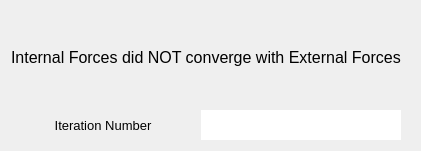
<?xml version="1.0" encoding="UTF-8"?>
<ui version="4.0">
 <class>Dialog</class>
 <widget class="QDialog" name="Dialog">
  <property name="geometry">
   <rect>
    <x>0</x>
    <y>0</y>
    <width>421</width>
    <height>151</height>
   </rect>
  </property>
  <property name="windowTitle">
   <string>No Convergence</string>
  </property>
  <layout class="QVBoxLayout" name="verticalLayout">
   <item>
    <widget class="QLabel" name="label">
     <property name="font">
      <font>
       <pointsize>12</pointsize>
      </font>
     </property>
     <property name="text">
      <string>Internal Forces did NOT converge with External Forces</string>
     </property>
    </widget>
   </item>
   <item>
    <layout class="QHBoxLayout" name="horizontalLayout">
     <item>
      <widget class="QLabel" name="label_2">
       <property name="sizePolicy">
        <sizepolicy hsizetype="Preferred" vsizetype="Preferred">
         <horstretch>1</horstretch>
         <verstretch>0</verstretch>
        </sizepolicy>
       </property>
       <property name="maximumSize">
        <size>
         <width>170</width>
         <height>30</height>
        </size>
       </property>
       <property name="font">
        <font>
         <pointsize>10</pointsize>
        </font>
       </property>
       <property name="text">
        <string>Iteration Number</string>
       </property>
       <property name="alignment">
        <set>Qt::AlignCenter</set>
       </property>
      </widget>
     </item>
     <item>
      <widget class="QLabel" name="iterationLabel">
       <property name="minimumSize">
        <size>
         <width>120</width>
         <height>20</height>
        </size>
       </property>
       <property name="maximumSize">
        <size>
         <width>200</width>
         <height>30</height>
        </size>
       </property>
       <property name="palette">
        <palette>
         <active>
          <colorrole role="WindowText">
           <brush brushstyle="SolidPattern">
            <color alpha="255">
             <red>0</red>
             <green>0</green>
             <blue>0</blue>
            </color>
           </brush>
          </colorrole>
          <colorrole role="Button">
           <brush brushstyle="SolidPattern">
            <color alpha="255">
             <red>255</red>
             <green>255</green>
             <blue>255</blue>
            </color>
           </brush>
          </colorrole>
          <colorrole role="Light">
           <brush brushstyle="SolidPattern">
            <color alpha="255">
             <red>255</red>
             <green>255</green>
             <blue>255</blue>
            </color>
           </brush>
          </colorrole>
          <colorrole role="Midlight">
           <brush brushstyle="SolidPattern">
            <color alpha="255">
             <red>255</red>
             <green>255</green>
             <blue>255</blue>
            </color>
           </brush>
          </colorrole>
          <colorrole role="Dark">
           <brush brushstyle="SolidPattern">
            <color alpha="255">
             <red>127</red>
             <green>127</green>
             <blue>127</blue>
            </color>
           </brush>
          </colorrole>
          <colorrole role="Mid">
           <brush brushstyle="SolidPattern">
            <color alpha="255">
             <red>170</red>
             <green>170</green>
             <blue>170</blue>
            </color>
           </brush>
          </colorrole>
          <colorrole role="Text">
           <brush brushstyle="SolidPattern">
            <color alpha="255">
             <red>0</red>
             <green>0</green>
             <blue>0</blue>
            </color>
           </brush>
          </colorrole>
          <colorrole role="BrightText">
           <brush brushstyle="SolidPattern">
            <color alpha="255">
             <red>255</red>
             <green>255</green>
             <blue>255</blue>
            </color>
           </brush>
          </colorrole>
          <colorrole role="ButtonText">
           <brush brushstyle="SolidPattern">
            <color alpha="255">
             <red>0</red>
             <green>0</green>
             <blue>0</blue>
            </color>
           </brush>
          </colorrole>
          <colorrole role="Base">
           <brush brushstyle="SolidPattern">
            <color alpha="255">
             <red>255</red>
             <green>255</green>
             <blue>255</blue>
            </color>
           </brush>
          </colorrole>
          <colorrole role="Window">
           <brush brushstyle="SolidPattern">
            <color alpha="255">
             <red>255</red>
             <green>255</green>
             <blue>255</blue>
            </color>
           </brush>
          </colorrole>
          <colorrole role="Shadow">
           <brush brushstyle="SolidPattern">
            <color alpha="255">
             <red>0</red>
             <green>0</green>
             <blue>0</blue>
            </color>
           </brush>
          </colorrole>
          <colorrole role="AlternateBase">
           <brush brushstyle="SolidPattern">
            <color alpha="255">
             <red>255</red>
             <green>255</green>
             <blue>255</blue>
            </color>
           </brush>
          </colorrole>
          <colorrole role="ToolTipBase">
           <brush brushstyle="SolidPattern">
            <color alpha="255">
             <red>255</red>
             <green>255</green>
             <blue>220</blue>
            </color>
           </brush>
          </colorrole>
          <colorrole role="ToolTipText">
           <brush brushstyle="SolidPattern">
            <color alpha="255">
             <red>0</red>
             <green>0</green>
             <blue>0</blue>
            </color>
           </brush>
          </colorrole>
          <colorrole role="PlaceholderText">
           <brush brushstyle="SolidPattern">
            <color alpha="128">
             <red>0</red>
             <green>0</green>
             <blue>0</blue>
            </color>
           </brush>
          </colorrole>
         </active>
         <inactive>
          <colorrole role="WindowText">
           <brush brushstyle="SolidPattern">
            <color alpha="255">
             <red>0</red>
             <green>0</green>
             <blue>0</blue>
            </color>
           </brush>
          </colorrole>
          <colorrole role="Button">
           <brush brushstyle="SolidPattern">
            <color alpha="255">
             <red>255</red>
             <green>255</green>
             <blue>255</blue>
            </color>
           </brush>
          </colorrole>
          <colorrole role="Light">
           <brush brushstyle="SolidPattern">
            <color alpha="255">
             <red>255</red>
             <green>255</green>
             <blue>255</blue>
            </color>
           </brush>
          </colorrole>
          <colorrole role="Midlight">
           <brush brushstyle="SolidPattern">
            <color alpha="255">
             <red>255</red>
             <green>255</green>
             <blue>255</blue>
            </color>
           </brush>
          </colorrole>
          <colorrole role="Dark">
           <brush brushstyle="SolidPattern">
            <color alpha="255">
             <red>127</red>
             <green>127</green>
             <blue>127</blue>
            </color>
           </brush>
          </colorrole>
          <colorrole role="Mid">
           <brush brushstyle="SolidPattern">
            <color alpha="255">
             <red>170</red>
             <green>170</green>
             <blue>170</blue>
            </color>
           </brush>
          </colorrole>
          <colorrole role="Text">
           <brush brushstyle="SolidPattern">
            <color alpha="255">
             <red>0</red>
             <green>0</green>
             <blue>0</blue>
            </color>
           </brush>
          </colorrole>
          <colorrole role="BrightText">
           <brush brushstyle="SolidPattern">
            <color alpha="255">
             <red>255</red>
             <green>255</green>
             <blue>255</blue>
            </color>
           </brush>
          </colorrole>
          <colorrole role="ButtonText">
           <brush brushstyle="SolidPattern">
            <color alpha="255">
             <red>0</red>
             <green>0</green>
             <blue>0</blue>
            </color>
           </brush>
          </colorrole>
          <colorrole role="Base">
           <brush brushstyle="SolidPattern">
            <color alpha="255">
             <red>255</red>
             <green>255</green>
             <blue>255</blue>
            </color>
           </brush>
          </colorrole>
          <colorrole role="Window">
           <brush brushstyle="SolidPattern">
            <color alpha="255">
             <red>255</red>
             <green>255</green>
             <blue>255</blue>
            </color>
           </brush>
          </colorrole>
          <colorrole role="Shadow">
           <brush brushstyle="SolidPattern">
            <color alpha="255">
             <red>0</red>
             <green>0</green>
             <blue>0</blue>
            </color>
           </brush>
          </colorrole>
          <colorrole role="AlternateBase">
           <brush brushstyle="SolidPattern">
            <color alpha="255">
             <red>255</red>
             <green>255</green>
             <blue>255</blue>
            </color>
           </brush>
          </colorrole>
          <colorrole role="ToolTipBase">
           <brush brushstyle="SolidPattern">
            <color alpha="255">
             <red>255</red>
             <green>255</green>
             <blue>220</blue>
            </color>
           </brush>
          </colorrole>
          <colorrole role="ToolTipText">
           <brush brushstyle="SolidPattern">
            <color alpha="255">
             <red>0</red>
             <green>0</green>
             <blue>0</blue>
            </color>
           </brush>
          </colorrole>
          <colorrole role="PlaceholderText">
           <brush brushstyle="SolidPattern">
            <color alpha="128">
             <red>0</red>
             <green>0</green>
             <blue>0</blue>
            </color>
           </brush>
          </colorrole>
         </inactive>
         <disabled>
          <colorrole role="WindowText">
           <brush brushstyle="SolidPattern">
            <color alpha="255">
             <red>127</red>
             <green>127</green>
             <blue>127</blue>
            </color>
           </brush>
          </colorrole>
          <colorrole role="Button">
           <brush brushstyle="SolidPattern">
            <color alpha="255">
             <red>255</red>
             <green>255</green>
             <blue>255</blue>
            </color>
           </brush>
          </colorrole>
          <colorrole role="Light">
           <brush brushstyle="SolidPattern">
            <color alpha="255">
             <red>255</red>
             <green>255</green>
             <blue>255</blue>
            </color>
           </brush>
          </colorrole>
          <colorrole role="Midlight">
           <brush brushstyle="SolidPattern">
            <color alpha="255">
             <red>255</red>
             <green>255</green>
             <blue>255</blue>
            </color>
           </brush>
          </colorrole>
          <colorrole role="Dark">
           <brush brushstyle="SolidPattern">
            <color alpha="255">
             <red>127</red>
             <green>127</green>
             <blue>127</blue>
            </color>
           </brush>
          </colorrole>
          <colorrole role="Mid">
           <brush brushstyle="SolidPattern">
            <color alpha="255">
             <red>170</red>
             <green>170</green>
             <blue>170</blue>
            </color>
           </brush>
          </colorrole>
          <colorrole role="Text">
           <brush brushstyle="SolidPattern">
            <color alpha="255">
             <red>127</red>
             <green>127</green>
             <blue>127</blue>
            </color>
           </brush>
          </colorrole>
          <colorrole role="BrightText">
           <brush brushstyle="SolidPattern">
            <color alpha="255">
             <red>255</red>
             <green>255</green>
             <blue>255</blue>
            </color>
           </brush>
          </colorrole>
          <colorrole role="ButtonText">
           <brush brushstyle="SolidPattern">
            <color alpha="255">
             <red>127</red>
             <green>127</green>
             <blue>127</blue>
            </color>
           </brush>
          </colorrole>
          <colorrole role="Base">
           <brush brushstyle="SolidPattern">
            <color alpha="255">
             <red>255</red>
             <green>255</green>
             <blue>255</blue>
            </color>
           </brush>
          </colorrole>
          <colorrole role="Window">
           <brush brushstyle="SolidPattern">
            <color alpha="255">
             <red>255</red>
             <green>255</green>
             <blue>255</blue>
            </color>
           </brush>
          </colorrole>
          <colorrole role="Shadow">
           <brush brushstyle="SolidPattern">
            <color alpha="255">
             <red>0</red>
             <green>0</green>
             <blue>0</blue>
            </color>
           </brush>
          </colorrole>
          <colorrole role="AlternateBase">
           <brush brushstyle="SolidPattern">
            <color alpha="255">
             <red>255</red>
             <green>255</green>
             <blue>255</blue>
            </color>
           </brush>
          </colorrole>
          <colorrole role="ToolTipBase">
           <brush brushstyle="SolidPattern">
            <color alpha="255">
             <red>255</red>
             <green>255</green>
             <blue>220</blue>
            </color>
           </brush>
          </colorrole>
          <colorrole role="ToolTipText">
           <brush brushstyle="SolidPattern">
            <color alpha="255">
             <red>0</red>
             <green>0</green>
             <blue>0</blue>
            </color>
           </brush>
          </colorrole>
          <colorrole role="PlaceholderText">
           <brush brushstyle="SolidPattern">
            <color alpha="128">
             <red>0</red>
             <green>0</green>
             <blue>0</blue>
            </color>
           </brush>
          </colorrole>
         </disabled>
        </palette>
       </property>
       <property name="autoFillBackground">
        <bool>true</bool>
       </property>
       <property name="text">
        <string/>
       </property>
       <property name="alignment">
        <set>Qt::AlignCenter</set>
       </property>
      </widget>
     </item>
    </layout>
   </item>
  </layout>
 </widget>
 <resources/>
 <connections/>
</ui>
